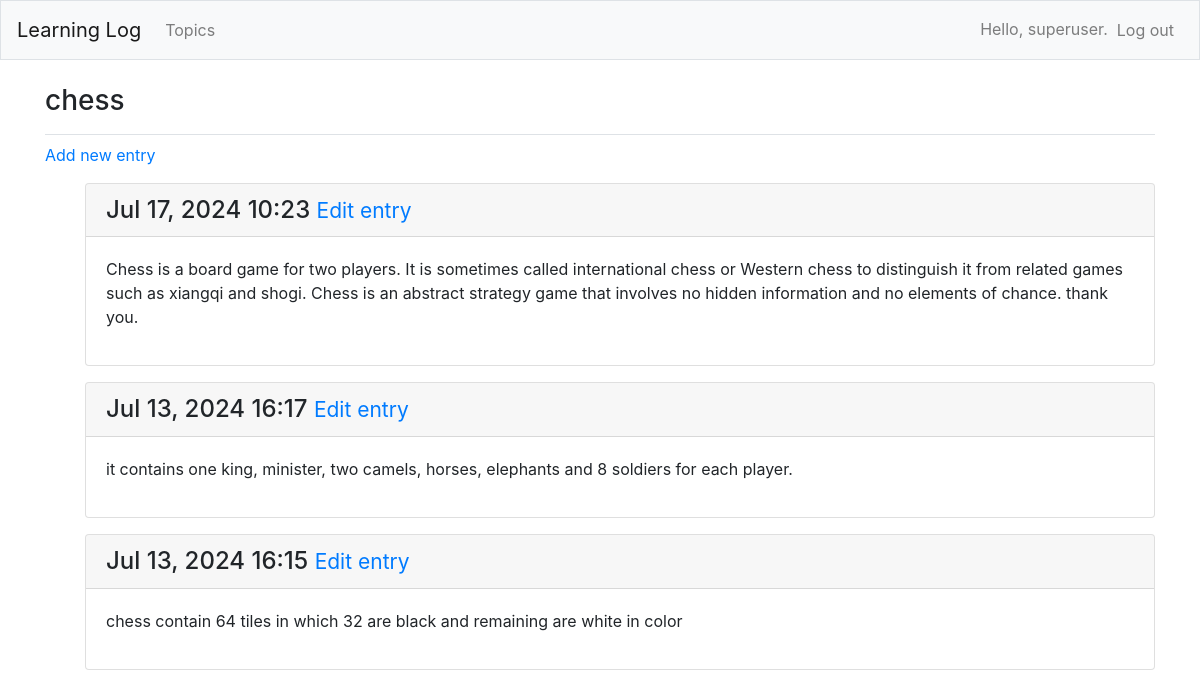
The page /topics/1/ (signed in) on the database its author committed.
### learning_logs/models.py (models this page shows, shortened)
class Topic(models.Model):
    text = models.CharField(max_length=200)
    date_added = models.DateTimeField(auto_now_add=True)
    owner = models.ForeignKey(User, on_delete=models.CASCADE)
    def __str__(self):
        return self.text

class Entry(models.Model):
    topic = models.ForeignKey(Topic, on_delete=models.CASCADE)
    text = models.TextField()
    date_added = models.DateTimeField(auto_now_add=True)
    class Meta:
        verbose_name_plural = 'entries'

### learning_logs/views.py (the view)
# urls.py: path('topics/<int:topic_id>/', views.topic, name='topic'),
@login_required
def topic(request, topic_id):
    topic = Topic.objects.get(id=topic_id)
    if topic.owner != request.user:
        raise Http404
    entries = topic.entry_set.order_by('-date_added')
    context = {'topic': topic, 'entries': entries}
    return render(request, 'learning_logs/topic.html', context)

### learning_logs/templates/learning_logs/topic.html
{% extends 'learning_logs/base.html' %}
{% block page_header %}
<h3>{{ topic }}</h3>
{% endblock page_header %}
{% block content %}
<p>
    <a href="{% url 'learning_logs:new_entry' topic.id %}">Add new entry</a>
</p>
<ul>
    {% for entry in entries %}
    <div class="card mb-3">
        <h4 class="card-header">
            {{ entry.date_added|date:'M d, Y H:i' }}
            <small><a href="{% url 'learning_logs:edit_entry' entry.id %}">Edit entry</a></small>
        </h4>
        <div class="card-body">
            {{ entry.text|linebreaks }}
        </div>
    </div>
    {% empty %}
    <p>There are no entries for this topic yet.</p>
    {% endfor %}
</ul>
{% endblock content %}

### learning_logs/templates/learning_logs/base.html (shortened to what this page needs)
{% load bootstrap4 %}
<!doctype html>
<html lang="en">
  <head>
    {% bootstrap_css %}
  </head>
  <body>
    <nav class="navbar navbar-expand-md navbar-light bg-light mb-4 border">
      <a class="navbar-brand" href="{% url 'learning_logs:index' %}">Learning Log</a>
      <div class="collapse navbar-collapse" id="navbarCollapse">
        <ul class="navbar-nav mr-auto">
          <li class="nav-item">
            <a class="nav-link" href="{% url 'learning_logs:topics' %}">Topics</a>
          </li>
        </ul>
        <ul class="navbar-nav ml-auto">
          {% if user.is_authenticated %}
          <li class="nav-item">
            <span class="navbar-text">Hello, {{ user.username }}.</span>
          </li>
          <li class="nav-item">
            <form method="post" action="{% url 'users:logout' %}">
              <button class="btn nav-link" type="submit">Log out</button>
            </form>
          </li>
          {% endif %}
        </ul>
      </div>
    </nav>
    <main role="main" class="container">
      <div class="pb-2 mb-2 border-bottom">
        {% block page_header %}{% endblock page_header %}
      </div>
      <div>
        {% block content %}{% endblock content %}
      </div>
    </main>
  </body>
</html>

### rows shown on the page
Topic: text "chess"
Entry: date_added "Jul 17, 2024 10:23", text "Chess is a board game for two players. It is sometimes called international chess or Western chess to distinguish it from related games such as xiangqi and shogi. Chess is an abstract strategy game that involves no hidden information and no elements of chance. thank you."
Entry: date_added "Jul 13, 2024 16:17", text "it contains one king, minister, two camels, horses, elephants and 8 soldiers for each player."
Entry: date_added "Jul 13, 2024 16:15", text "chess contain 64 tiles in which 32 are black and remaining are white in color"

### other values the page prints
{{ user.username }} "superuser"
